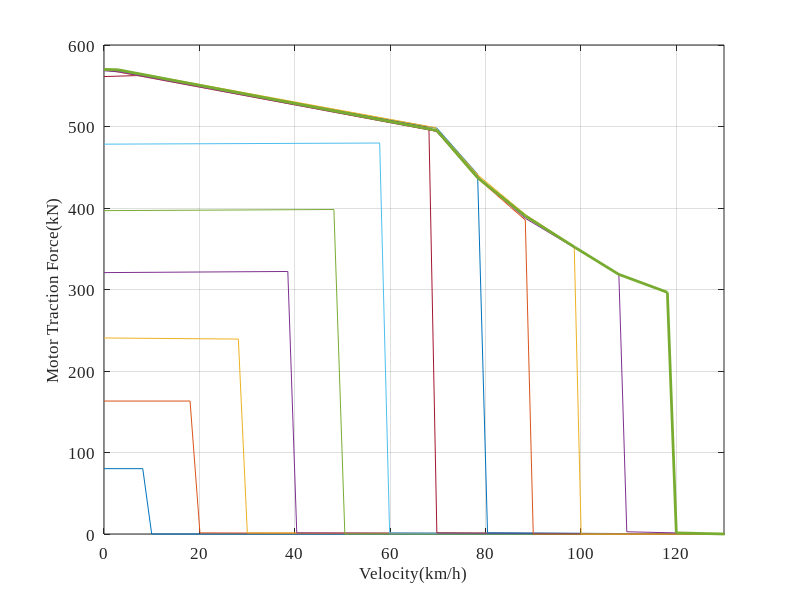

Write MATLAB code to recreate this figure.
clc;
% clear all
load('TractionCharacteristic1');load('TractionCharacteristic2');load('TractionCharacteristic3');
load('TractionCharacteristic4');load('TractionCharacteristic5');load('TractionCharacteristic6');
load('TractionCharacteristic7');load('TractionCharacteristic8');load('TractionCharacteristic9');
load('TractionCharacteristic10');load('TractionCharacteristic11');load('TractionCharacteristic12');

TCL_force = cell(1,12);

TCL_force{12} = TractionCharacteristic12;
TCL_force{12}(1,1) = 0;
TCL_force{12}(1,2) = 570;
TCL_force{12} = [TCL_force{12};130 0;140 0;1000 0];

TCL_force{11} = TractionCharacteristic11;
TCL_force{11}(1,1) = 0;
TCL_force{11} = [TCL_force{11};130 0;140 0;150 0;1000 0];

TCL_force{10} = TractionCharacteristic10;
TCL_force{10}(1,1) = 0;
TCL_force{10}(end,2) = 0;
TCL_force{10} = [TCL_force{10};130 0;140 0;150 0;160 0;1000 0];

TCL_force{9} = TractionCharacteristic9;
TCL_force{9}(1,1) = 0;
TCL_force{9} = [TCL_force{9};130 0;140 0;150 0;160 0;170 0;1000 0];

TCL_force{8} = TractionCharacteristic8;
TCL_force{8}(1,1) = 0;
TCL_force{8} = [TCL_force{8};130 0;140 0;150 0;160 0;170 0;180 0;1000 0];

TCL_force{7} = TractionCharacteristic7;
TCL_force{7}(1,1) = 0;
TCL_force{7} = [TCL_force{7};130 0;140 0;150 0;160 0;170 0;180 0;190 0;1000 0];

TCL_force{6} = TractionCharacteristic6;
TCL_force{6}(1,1) = 0;
TCL_force{6} = [TCL_force{6};130 0;140 0;150 0;160 0;170 0;180 0;190 0;200 0;1000 0];

TCL_force{5} = TractionCharacteristic5;
TCL_force{5}(1,1) = 0;
TCL_force{5} = [TCL_force{5};130 0;140 0;150 0;160 0;170 0;180 0;190 0;200 0;1000 0];

TCL_force{4} = TractionCharacteristic4;
TCL_force{4}(1,1) = 0;
TCL_force{4} = [TCL_force{4};130 0;140 0;150 0;160 0;170 0;180 0;190 0;200 0;1000 0];

TCL_force{3} = TractionCharacteristic3;
TCL_force{3}(1,1) = 0;
TCL_force{3} = [TCL_force{3};130 0;140 0;150 0;160 0;170 0;180 0;190 0;200 0;1000 0];

TCL_force{2} = TractionCharacteristic2;
TCL_force{2}(1,1) = 0;
TCL_force{2}(2,1) = TCL_force{2}(2,1)-0.5;
TCL_force{2}(3,1) = TCL_force{2}(3,1)-0.3;
TCL_force{2} = [TCL_force{2};130 0;140 0;150 0;160 0;170 0;180 0;190 0;200 0;1000 0];

TCL_force{1} = TractionCharacteristic1;
TCL_force{1}(1,1) = 0;
TCL_force{1}(3,1) = 10;
TCL_force{1}(3,2) = 0;
TCL_force{1} = [TCL_force{1};130 0;140 0;150 0;160 0;170 0;180 0;190 0;200 0;1000 0];

figure(1)
plot(TCL_force{1}(:,1),TCL_force{1}(:,2),TCL_force{2}(:,1),TCL_force{2}(:,2),TCL_force{3}(:,1),TCL_force{3}(:,2),...
    TCL_force{4}(:,1),TCL_force{4}(:,2),TCL_force{5}(:,1),TCL_force{5}(:,2),TCL_force{6}(:,1),TCL_force{6}(:,2),...
    TCL_force{7}(:,1),TCL_force{7}(:,2),TCL_force{8}(:,1),TCL_force{8}(:,2),TCL_force{9}(:,1),TCL_force{9}(:,2),...
    TCL_force{10}(:,1),TCL_force{10}(:,2),TCL_force{11}(:,1),TCL_force{11}(:,2),TCL_force{12}(:,1),TCL_force{12}(:,2),'linewidth',2);
set(gca,'FontSize',12,'Fontname','Times New Roman');
xlabel('Velocity(km/h)','FontSize',12,'Fontname','Times New Roman')
ylabel('Motor Traction Force(kN)','FontSize',12,'Fontname','Times New Roman')
%legend('LG1 and WG1','WG50 and LG2')
axis([0 130 0 600]);
grid on
% save('TCL_force','TCL_force');

















